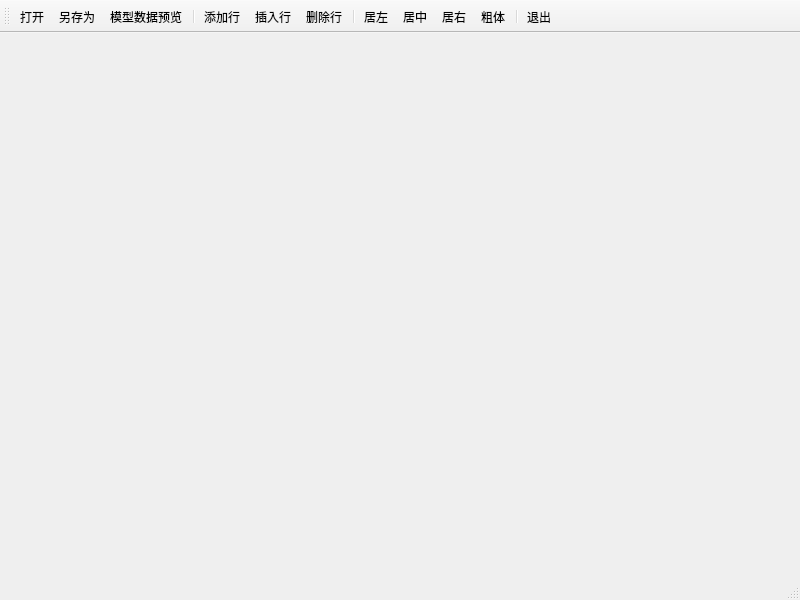
<?xml version="1.0" encoding="UTF-8"?>
<ui version="4.0">
 <class>MainWindow</class>
 <widget class="QMainWindow" name="MainWindow">
  <property name="geometry">
   <rect>
    <x>0</x>
    <y>0</y>
    <width>800</width>
    <height>600</height>
   </rect>
  </property>
  <property name="windowTitle">
   <string>MainWindow</string>
  </property>
  <widget class="QWidget" name="centralwidget"/>
  <widget class="QStatusBar" name="statusbar"/>
  <widget class="QToolBar" name="toolBar">
   <property name="windowTitle">
    <string>toolBar</string>
   </property>
   <property name="toolButtonStyle">
    <enum>Qt::ToolButtonTextUnderIcon</enum>
   </property>
   <attribute name="toolBarArea">
    <enum>TopToolBarArea</enum>
   </attribute>
   <attribute name="toolBarBreak">
    <bool>false</bool>
   </attribute>
   <addaction name="action_open"/>
   <addaction name="action_save"/>
   <addaction name="action_modeldata"/>
   <addaction name="separator"/>
   <addaction name="action_append"/>
   <addaction name="action_insert"/>
   <addaction name="action_delete"/>
   <addaction name="separator"/>
   <addaction name="action_left"/>
   <addaction name="action_center"/>
   <addaction name="action_right"/>
   <addaction name="action_blod"/>
   <addaction name="separator"/>
   <addaction name="action_exit"/>
  </widget>
  <action name="action_open">
   <property name="icon">
    <iconset resource="src.qrc">
     <normaloff>:/icons/icons/open.bmp</normaloff>:/icons/icons/open.bmp</iconset>
   </property>
   <property name="text">
    <string>打开</string>
   </property>
   <property name="toolTip">
    <string>打开文件</string>
   </property>
  </action>
  <action name="action_save">
   <property name="icon">
    <iconset resource="src.qrc">
     <normaloff>:/icons/icons/save.bmp</normaloff>:/icons/icons/save.bmp</iconset>
   </property>
   <property name="text">
    <string>另存为</string>
   </property>
   <property name="toolTip">
    <string>表格内容另存为文件</string>
   </property>
  </action>
  <action name="action_modeldata">
   <property name="icon">
    <iconset resource="src.qrc">
     <normaloff>:/icons/icons/import1.bmp</normaloff>:/icons/icons/import1.bmp</iconset>
   </property>
   <property name="text">
    <string>模型数据预览</string>
   </property>
   <property name="toolTip">
    <string>模型数据显示到文本框里面</string>
   </property>
  </action>
  <action name="action_append">
   <property name="icon">
    <iconset resource="src.qrc">
     <normaloff>:/icons/icons/append.bmp</normaloff>:/icons/icons/append.bmp</iconset>
   </property>
   <property name="text">
    <string>添加行</string>
   </property>
   <property name="toolTip">
    <string>添加一行</string>
   </property>
  </action>
  <action name="action_insert">
   <property name="icon">
    <iconset resource="src.qrc">
     <normaloff>:/icons/icons/insert.bmp</normaloff>:/icons/icons/insert.bmp</iconset>
   </property>
   <property name="text">
    <string>插入行</string>
   </property>
   <property name="toolTip">
    <string>当前位置插入一行</string>
   </property>
  </action>
  <action name="action_delete">
   <property name="icon">
    <iconset resource="src.qrc">
     <normaloff>:/icons/icons/delete.bmp</normaloff>:/icons/icons/delete.bmp</iconset>
   </property>
   <property name="text">
    <string>删除行</string>
   </property>
   <property name="toolTip">
    <string>删除选中行</string>
   </property>
  </action>
  <action name="action_left">
   <property name="icon">
    <iconset resource="src.qrc">
     <normaloff>:/icons/icons/508.bmp</normaloff>:/icons/icons/508.bmp</iconset>
   </property>
   <property name="text">
    <string>居左</string>
   </property>
   <property name="toolTip">
    <string>左对齐</string>
   </property>
  </action>
  <action name="action_center">
   <property name="icon">
    <iconset resource="src.qrc">
     <normaloff>:/icons/icons/510.bmp</normaloff>:/icons/icons/510.bmp</iconset>
   </property>
   <property name="text">
    <string>居中</string>
   </property>
   <property name="toolTip">
    <string>居中显示</string>
   </property>
  </action>
  <action name="action_right">
   <property name="icon">
    <iconset resource="src.qrc">
     <normaloff>:/icons/icons/512.bmp</normaloff>:/icons/icons/512.bmp</iconset>
   </property>
   <property name="text">
    <string>居右</string>
   </property>
   <property name="toolTip">
    <string>右对齐</string>
   </property>
  </action>
  <action name="action_blod">
   <property name="icon">
    <iconset resource="src.qrc">
     <normaloff>:/icons/icons/BLD.BMP</normaloff>:/icons/icons/BLD.BMP</iconset>
   </property>
   <property name="text">
    <string>粗体</string>
   </property>
   <property name="toolTip">
    <string>粗体显示</string>
   </property>
  </action>
  <action name="action_exit">
   <property name="icon">
    <iconset resource="src.qrc">
     <normaloff>:/icons/icons/308.bmp</normaloff>:/icons/icons/308.bmp</iconset>
   </property>
   <property name="text">
    <string>退出</string>
   </property>
   <property name="toolTip">
    <string>退出程序</string>
   </property>
  </action>
 </widget>
 <resources>
  <include location="src.qrc"/>
 </resources>
 <connections/>
</ui>
